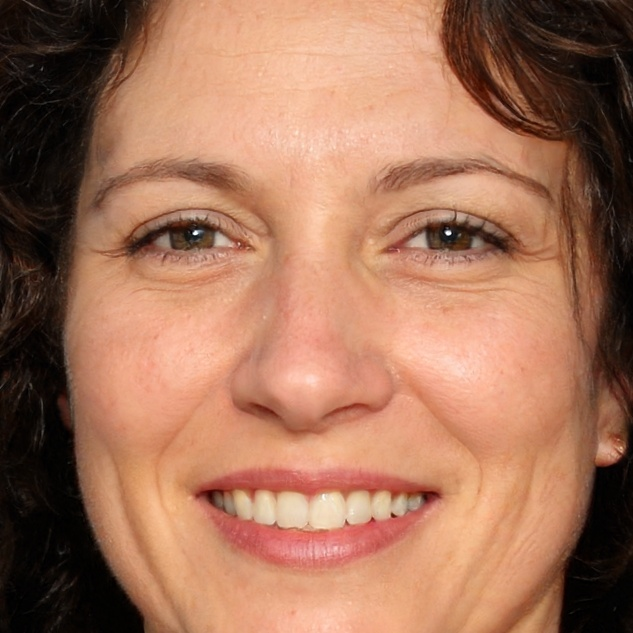
#> input picture backend/store/face_0file_1743346908.241869.jpg, 633 x 633 px
$ python -i getFace.py   (imports and definitions only)
#> lines starting #> are read from the running program, lines starting #| are printed output that depends on the picture; after the words box and inside, x2 and y2 are one past the last pixel; in counts of white or black regions, pixels touching at a corner belong together
### backend/util/generateUnique.py
from datetime import datetime


def generateUniqueTimestamp():
    timestamp = datetime.now().timestamp()
    return f"file_{timestamp}"

### backend/util/getFace.py
import cv2
from util import generateUnique as gn


def getFaceIMG(filePath):
    face_detect = cv2.CascadeClassifier("model\haarcascade_frontalface_default.xml")
    img = cv2.imread(filePath)
#> img is the input picture: shape (633, 633, 3); mean B, G, R 89.5, 114.2, 163
    faces = face_detect.detectMultiScale(img, scaleFactor=1.3, minNeighbors=6)
#> faces = [[44, 39, 539, 539]]
    detectList = []
    try:
        i = 0
        for x, y, w, h in faces:
            detect_face = img[y : y + h, x : x + w]
            ext = filePath.split(".")[-1]
            detectFiles = f"face_{i}{gn.generateUniqueTimestamp()}.{ext}"
            detect_filePath = f"store\\{detectFiles}"
            detect_face = cv2.resize(detect_face, (224, 224))
            cv2.imwrite(detect_filePath, detect_face)
            detectList.append(detectFiles)
            i += 1
#> this loop made 1 pass
#> (x, y, w, h, ext, detectFiles, detect_filePath, i) on pass 1: (44, 39, 539, 539, 'jpg', 'face_0file_1795160776.899241.jpg', 'store\\face_0file_1795160776.899241.jpg', 1)
#> pass 1, in getFaceIMG, `detect_face = img[y : y + h, x : x + w]`:
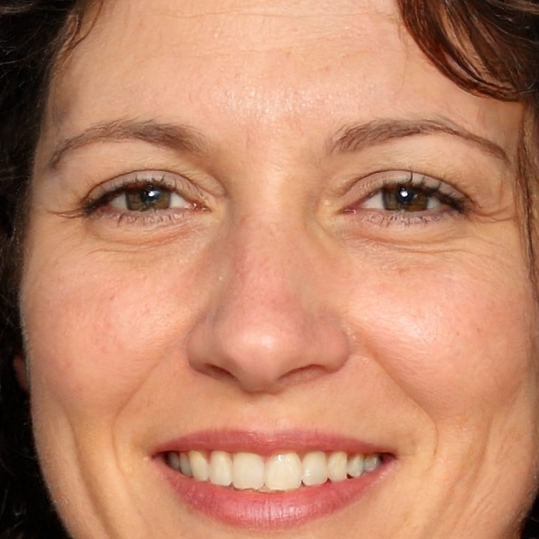
#> detect_face: shape (539, 539, 3); mean B, G, R 105.2, 133.4, 190
#> after the loop, detectList = ['face_0file_1795160776.899241.jpg']; i = 1
        for x, y, w, h in faces:
            cv2.rectangle(img, (x, y, w, h), (255, 0, 0), 3)
#> this loop made 1 pass
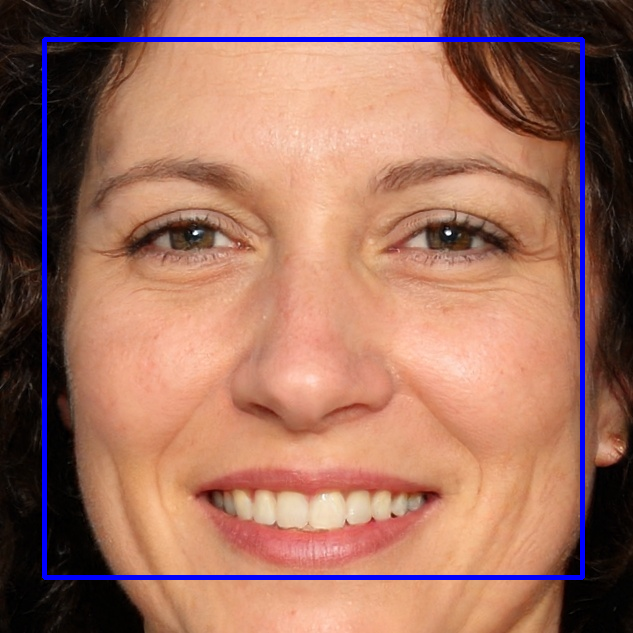
#> img: shape (633, 633, 3); 2.68% of pixels changed, all inside (x1, y1, x2, y2) = (42, 37, 585, 580)
        org_file = f"org_{gn.generateUniqueTimestamp()}.{ext}"
#> org_file = 'org_file_1795160777.009191.jpg'
        org_filePath = f"store\\{org_file}"
#> org_filePath = 'store\\org_file_1795160777.009191.jpg'
        cv2.imwrite(org_filePath, img)
        return org_file, detectList
    except:
        return filePath.split("\\")[-1], []

>>> result = getFaceIMG('../store/face_0file_1743346908.241869.jpg')
#> result = ('org_file_1795160777.009191.jpg', ['face_0file_1795160776.899241.jpg'])

$ run again, on backend/store/face_0file_1743347081.752491.jpg
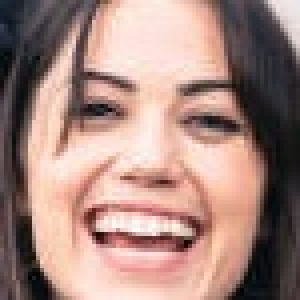
#> input picture backend/store/face_0file_1743347081.752491.jpg, 75 x 75 px (shown 4 times larger)
#> in getFaceIMG, img is the input picture: shape (75, 75, 3); mean B, G, R 127, 135.1, 165.9
#> faces = [[7, 5, 63, 63]]
#> the loop in getFaceIMG, `for x, y, w, h in faces:` made 1 pass
#> (x, y, w, h, ext, detectFiles, detect_filePath, i) on pass 1: (7, 5, 63, 63, 'jpg', 'face_0file_1795160777.125029.jpg', 'store\\face_0file_1795160777.125029.jpg', 1)
#> pass 1, in getFaceIMG, `detect_face = cv2.resize(detect_face, (224, 224))`:
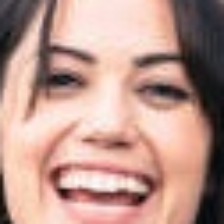
#> detect_face: shape (224, 224, 3); mean B, G, R 140.5, 150.9, 187.6
#> after the loop in getFaceIMG, `for x, y, w, h in faces:`: detectList = ['face_0file_1795160777.125029.jpg']; i = 1
#> the loop in getFaceIMG, `for x, y, w, h in faces:` made 1 pass
#> after the loop in getFaceIMG, `for x, y, w, h in faces:`:
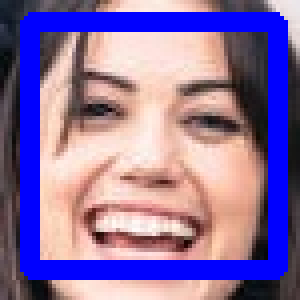
#> img: shape (75, 75, 3) (shown 4 times larger); mean B, G, R 160.4, 111.7, 137.6
#> org_file = 'org_file_1795160777.137284.jpg'
#> org_filePath = 'store\\org_file_1795160777.137284.jpg'
#> result = ('org_file_1795160777.137284.jpg', ['face_0file_1795160777.125029.jpg'])

$ run again, on backend/store/face_1file_1743347081.752491.jpg
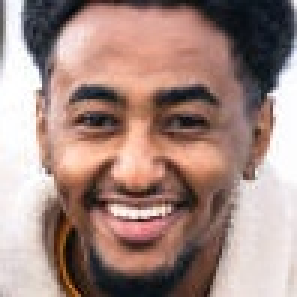
#> input picture backend/store/face_1file_1743347081.752491.jpg, 99 x 99 px (shown 3 times larger)
#> in getFaceIMG, img is the input picture: shape (99, 99, 3); mean B, G, R 129.1, 136.6, 163.7
#> faces = [[7, 6, 83, 83]]
#> the loop in getFaceIMG, `for x, y, w, h in faces:` made 1 pass
#> (x, y, w, h, ext, detectFiles, detect_filePath, i) on pass 1: (7, 6, 83, 83, 'jpg', 'face_0file_1795160777.237709.jpg', 'store\\face_0file_1795160777.237709.jpg', 1)
#> pass 1, in getFaceIMG, `detect_face = cv2.resize(detect_face, (224, 224))`:
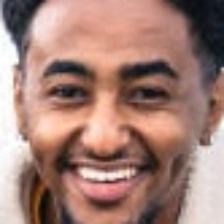
#> detect_face: shape (224, 224, 3); mean B, G, R 117.8, 128.2, 163.1
#> after the loop in getFaceIMG, `for x, y, w, h in faces:`: detectList = ['face_0file_1795160777.237709.jpg']; i = 1
#> the loop in getFaceIMG, `for x, y, w, h in faces:` made 1 pass
#> after the loop in getFaceIMG, `for x, y, w, h in faces:`:
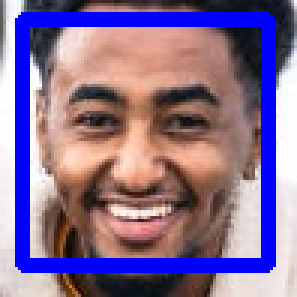
#> img: shape (99, 99, 3) (shown 3 times larger); 16.61% of pixels changed, all inside (x1, y1, x2, y2) = (5, 4, 92, 91)
#> org_file = 'org_file_1795160777.251516.jpg'
#> org_filePath = 'store\\org_file_1795160777.251516.jpg'
#> result = ('org_file_1795160777.251516.jpg', ['face_0file_1795160777.237709.jpg'])
